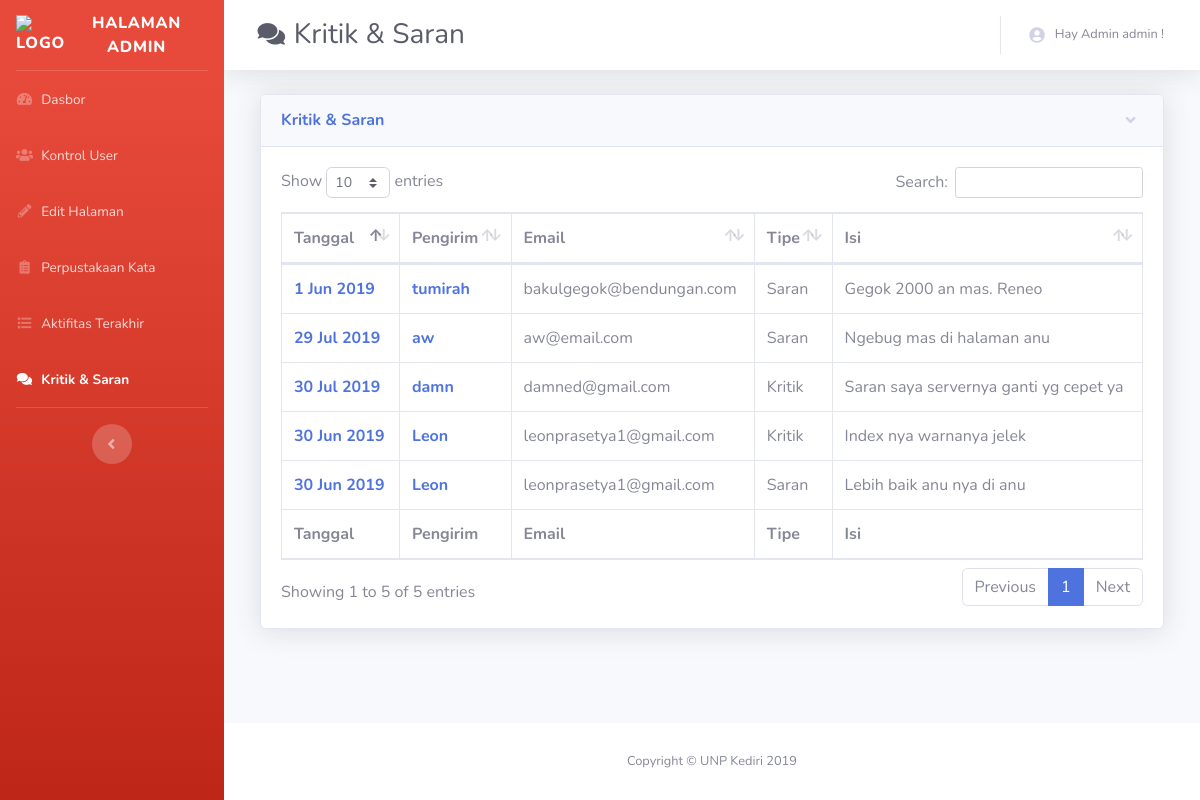
The app's page /kritik.php (signed in) with its own data.
### tables this page shows
CREATE TABLE `user` (
  `id` int(11) NOT NULL,
  `username` varchar(30) NOT NULL,
  `password` varchar(30) NOT NULL,
  `level` int(11) NOT NULL,
  `email` varchar(100) DEFAULT NULL,
  `ftname` varchar(50) DEFAULT NULL,
  `lsname` varchar(50) DEFAULT NULL,
  `temp` varchar(10) DEFAULT NULL,
  `exp_temp` varchar(50) DEFAULT NULL,
  `last_login` varchar(50) DEFAULT NULL
);

CREATE TABLE `kritik` (
  `id` int(11) NOT NULL,
  `dari` varchar(50) NOT NULL,
  `email` varchar(50) NOT NULL,
  `tipe` int(11) NOT NULL,
  `isi` varchar(9999) NOT NULL,
  `status` int(11) NOT NULL,
  `tgl` varchar(50) NOT NULL
);

### kritik.php (the view, shortened to what this page needs)
<?php include 'connect.php';
$page = 6;
?>
<!DOCTYPE html>
<html lang="en">
<head>
  <?php include 'partials/head.php'; ?>
</head>
<body id="page-top">
  <div id="wrapper">
    <?php include 'partials/sidebar.php'; ?>
    <div id="content-wrapper" class="d-flex flex-column">
      <div id="content">
        <?php include 'partials/navbar.php'; ?>
        <div class="container-fluid">
<?php if($lvlusr == 1){ ?>
          <div class="row">
            <div class="col-lg-12 mb-4">
            <div class="col-lg-12 mb-4">
              <div class="card shadow mb-4">
                <a href="#collapseCardExample" class="d-block card-header py-3" data-toggle="collapse" role="button" aria-expanded="true" aria-controls="collapseCardExample">
                  <h6 class="m-0 font-weight-bold text-primary">Kritik & Saran</h6>
                </a>
                <div class="collapse show" id="collapseCardExample">
                <div class="card-body">
                <div class="table-responsive">
                <table class="table table-bordered" id="dataTable" width="100%" cellspacing="0">
                  <thead>
                    <tr>
                      <th>Tanggal</th>
                      <th>Pengirim</th>
                      <th>Email</th>
                      <th>Tipe</th>
                      <th>Isi</th>
                    </tr>
                  </thead>
                  <tfoot>
                    <tr>
                      <th>Tanggal</th>
                      <th>Pengirim</th>
                      <th>Email</th>
                      <th>Tipe</th>
                      <th>Isi</th>
                    </tr>
                  </tfoot>
                  <tbody>
                  <?php $log = mysqli_query($conn, "SELECT * FROM kritik ORDER BY id ASC");
                      while ($rou = mysqli_fetch_array($log)) { ?>
                      <tr>
                        <th><a href="#"><?php echo $rou['tgl']; ?></a></th>
                        <th><a href="#"><?php echo $rou['dari']; ?></a></th>
                        <td><?php echo $rou['email']; ?></td>
                        <td><?php if($rou['tipe'] == 1){
                          echo "Saran";
                        } else {
                          echo "Kritik";
                        } ?></td>
                        <td><?php echo $rou['isi']; ?></td>
                      </tr>
                      <?php } ?>
                </tbody>
              </table>
                </div>
              </div>
            </div>
          </div>
<?php } else { include '404.html'; } ?>
        </div>
      </div>
    </div>
  </div>
    </div>
<?php include 'partials/footer.php'; ?>
  </div>
</body>
</html>

### partials/navbar.php (shortened to what this page needs)
<?php
include 'connect.php';
$username = mysqli_query($conn, "SELECT * FROM user WHERE id='$usrid'");
$username2 = mysqli_fetch_array($username);
if($lvlusr == 1){
  $tampillevel = "Admin";
}else{
  $tampillevel = "";
}
?>
<nav class="navbar navbar-expand navbar-light bg-white topbar mb-4 static-top shadow">
          <div class="d-none d-sm-inline-block mr-auto ml-md-3 my-2 my-md-0 mw-100">
            <div class="input-group">
              <h1 class="h3 mb-0 text-gray-800"><?php
              if($page == "6"){ echo "<i class='fas fa-fw fa-comments fa-sm'></i> Kritik & Saran"; }
              if($page == "666" || $page == 555){
                if($difficult == 1 || $_SESSION['kesulitan'] == 1){
                  echo "<i class='fas fa-fw fa-smile-beam fa-sm'></i> Easy"; }
                if($difficult == 2 || $_SESSION['kesulitan'] == 2){
                  echo "<i class='fas fa-fw fa-smile fa-sm'></i> Medium"; }
                if($difficult == 3 || $_SESSION['kesulitan'] == 3){
                  echo "<i class='fas fa-fw fa-skull fa-sm'></i> Hard"; }
                if($difficult == 4 || $_SESSION['kesulitan'] == 4){
                  echo "<i class='fas fa-fw fa-skull-crossbones fa-sm'></i> Very Hard"; }
              }?></h1>
            </div>
          </div>
          <ul class="navbar-nav ml-auto">
            <li class="nav-item dropdown no-arrow">
              <a class="nav-link dropdown-toggle" href="#" id="userDropdown" role="button" data-toggle="dropdown" aria-haspopup="true" aria-expanded="false">
                <i class="fas fa-user-circle"></i><i style="margin-left: 10px;"></i>
                <span class="mr-2 d-none d-lg-inline text-gray-600 small">Hay <?php echo $tampillevel." ".$username2['username']; ?> !</span>
              </a>
            </li>
          </ul>
        </nav>

### records on screen
user: username "admin"
kritik: tgl "29 Jul 2019", dari "aw", email "aw@email.com", tipe "Saran", isi "Ngebug mas di halaman anu"
kritik: tgl "30 Jul 2019", dari "damn", email "damned@gmail.com", tipe "Kritik", isi "Saran saya servernya ganti yg cepet ya"
kritik: tgl "1 Jun 2019", dari "tumirah", email "bakulgegok@bendungan.com", tipe "Saran", isi "Gegok 2000 an mas. Reneo"
kritik: tgl "30 Jun 2019", dari "Leon", email "leonprasetya1@gmail.com", tipe "Kritik", isi "Index nya warnanya jelek"
kritik: tgl "30 Jun 2019", dari "Leon", email "leonprasetya1@gmail.com", tipe "Saran", isi "Lebih baik anu nya di anu"

### other values on screen
$tampillevel "Admin"
